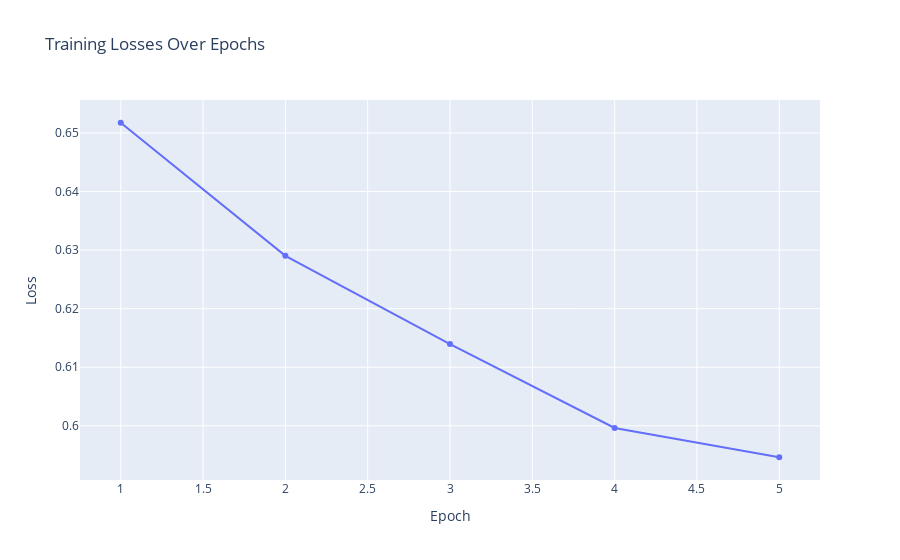

This figure's notebook cell:
### Code cell
import plotly.graph_objects as go
import plotly.offline as pyo

train_losses = []
test_losses = []


for epoch in range(epochs):
    core_model.train()
    total_train_loss = 0.0

    for inputs, labels in tqdm(train_dataloader, desc=f"Epoch {epoch + 1}/{epochs} - Training", leave=False):
        inputs, labels = inputs.to(device), labels.to(device)
        optimizer.zero_grad()
        outputs = core_model(inputs)
        loss = criterion(outputs, labels)
        loss.backward()
        optimizer.step()
        total_train_loss += loss.item()

    average_train_loss = total_train_loss / len(train_dataloader)
    train_losses.append(average_train_loss)


# plot the loss

trace_train = go.Scatter(
    x=list(range(1, epochs + 1)),
    y=train_losses,
    mode='lines+markers',
    name='Train Loss'
)

layout = go.Layout(
    title='Training Losses Over Epochs',
    xaxis=dict(title='Epoch'),
    yaxis=dict(title='Loss'),
    hovermode='closest'
)
fig = go.Figure(data=[trace_train], layout=layout)
pyo.iplot(fig)

### Figure 1 — Plotly figure (JSON) as saved in the notebook; plotly's stock layout.template omitted (floating-point values rounded to 4 significant figures)
{"data": [{"mode": "lines+markers", "name": "Train Loss", "type": "scatter", "x": [1, 2, 3, 4, 5], "y": [0.6517, 0.629, 0.614, 0.5996, 0.5946]}], "layout": {"hovermode": "closest", "title": {"text": "Training Losses Over Epochs"}, "xaxis": {"title": {"text": "Epoch"}}, "yaxis": {"title": {"text": "Loss"}}}}
